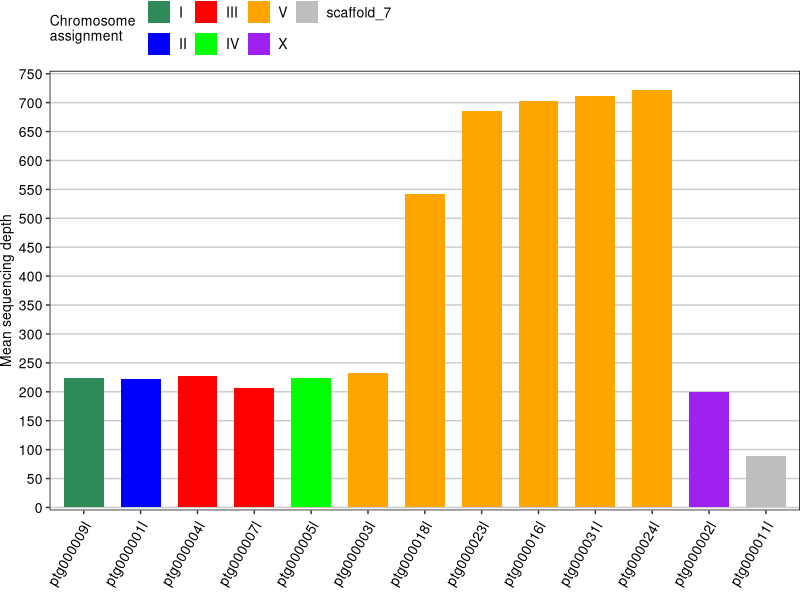
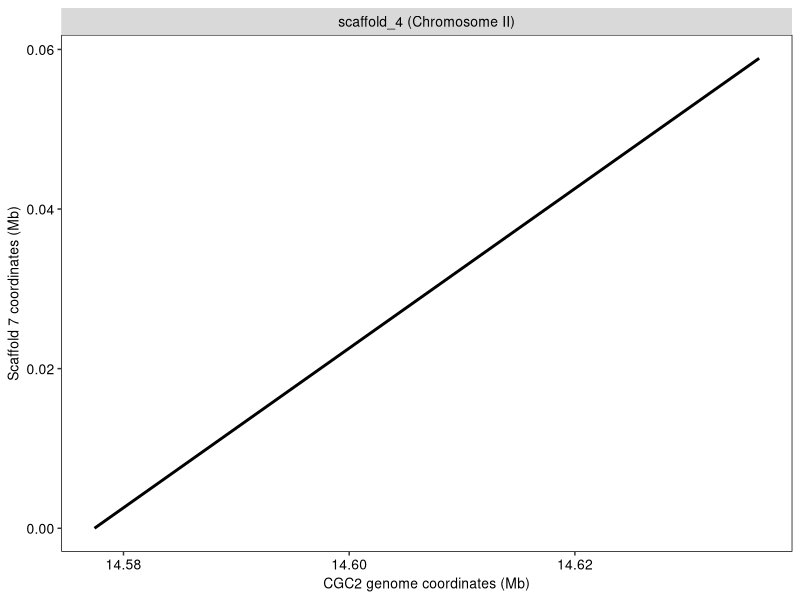
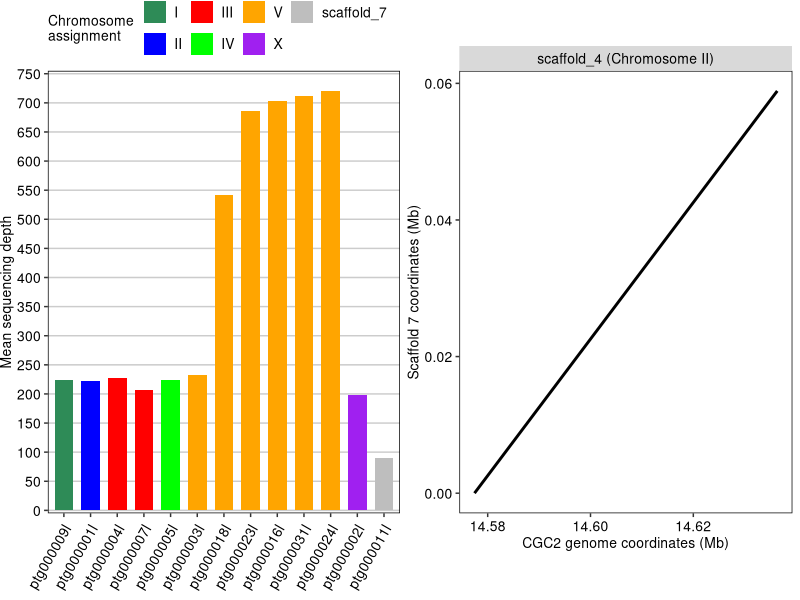
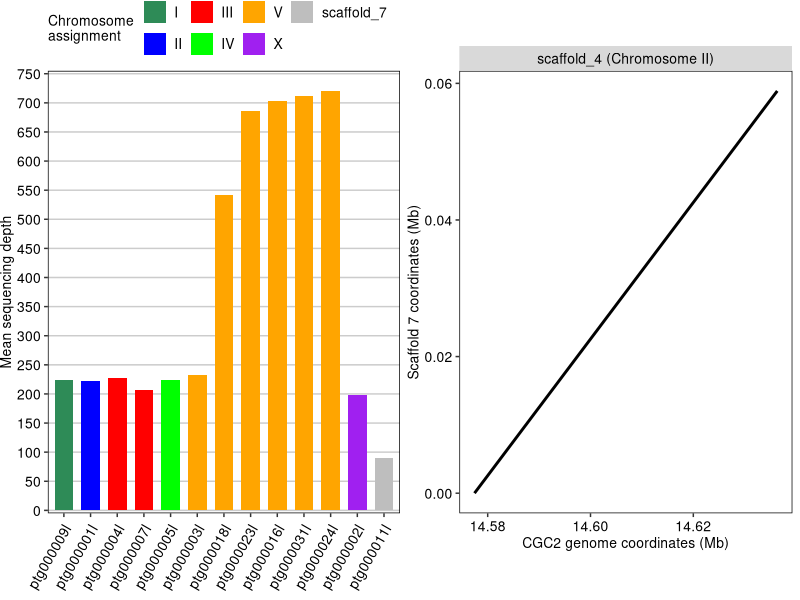

Recreate these plots in R, in order.
library(dplyr)
library(readr)
library(ggplot2)
library(cowplot)

# Hi-C contig coverage:
cov <- readr::read_tsv("../../processed_data/scaffolding/HiC_contig_coverage.tsv") %>%
  dplyr::select(contig, coverage, meandepth) 

# Loading in scaffolds and corresponding contigs
chrom_cont <- readr::read_tsv("../../processed_data/scaffolding/scaffold_contig_IDs.tsv", col_names = c("scaffold","contig")) %>%
  dplyr::mutate(chrom = ifelse(scaffold == "scaffold_1","X", # assigning scaffolds to their chromosome ID
                               ifelse(scaffold == "scaffold_2","V",
                                      ifelse(scaffold == "scaffold_3","IV",
                                             ifelse(scaffold == "scaffold_4","II",
                                                    ifelse(scaffold == "scaffold_5","I",
                                                           ifelse(scaffold == "scaffold_6","III","scaffold_7"))))))) %>%
  dplyr::left_join(cov, by = "contig") %>% # adding Hi-C coverage per contig information to data frame
  dplyr::mutate(contig = factor(contig, levels = c("ptg000009l","ptg000001l","ptg000004l","ptg000007l",
                                                   "ptg000005l", "ptg000003l","ptg000018l", "ptg000023l", "ptg000016l", "ptg000031l",
                                                   "ptg000024l", "ptg000002l", "ptg000011l"))) %>%
  mutate(chrom = factor(chrom, levels = c("I","II","III","IV","V","X","scaffold_7"))) 

# Plotting Hi-C coverage per 
hic_coverage <- ggplot(chrom_cont, aes(x = contig, y = meandepth, fill = chrom)) +
  geom_col(position = position_dodge(width = 0.8), width = 0.7) +
  scale_y_continuous(
    breaks = seq(0, 800, 50),
    minor_breaks = seq(0, 800, 25),
    expand = c(0, 5)) +
  coord_cartesian(ylim = c(0,750)) +
  scale_fill_manual(values = c("I" = "seagreen", "II" = "blue", "III" = "red", "IV" = "green", "V" = "orange","X" = "purple", "scaffold_7" = "gray")) +
  theme(
    axis.title = element_text(size = 10, color = 'black'),
    axis.title.x = element_blank(),
    axis.text.x = element_text(size = 10, color = 'black', angle = 60, hjust = 1.05),
    panel.background = element_blank(),
    panel.grid.major= element_line(color = 'gray80'),
    legend.text = element_text(size = 10, color = 'black'),
    legend.title = element_text(size = 10, color = 'black'),
    legend.position = 'top',
    # legend.justification = "left", 
    legend.justification = c(0, 0.5),
    legend.margin = margin(0, 0, 0, 0),     
    legend.box.margin = margin(0, 0, 0, 0), 
    legend.box.just = "left",
    plot.margin = margin(b = 10),
    panel.grid.major.x = element_blank(),
    axis.text.y = element_text(size = 10, color = 'black'),
    panel.border = element_rect(fill = NA)) +
  labs(y = "Mean sequencing depth", fill = "Chromosome \nassignment") 
hic_coverage


# Scaffold 7 aligned to scaffolded CGC2 genome
scaff_7 <- readr::read_tsv("../../processed_data/genome_genome_alignments/scaffold7_CGC2.transformed.tsv", col_names = c("s7S","s7E","CGS","CGE","L1","L2","IDY","LENR","LENQ","scaffold_7","CGC2_scaffold")) %>%
  dplyr::mutate(CGC2_scaffold = ifelse(CGC2_scaffold == "scaffold_1","scaffold_1 (Chromosome X)", 
                                       ifelse(CGC2_scaffold == "scaffold_2","scaffold_2 (Chromosome V)",
                                              ifelse(CGC2_scaffold == "scaffold_3","scaffold_3 (Chromosome IV)",
                                                     ifelse(CGC2_scaffold == "scaffold_4","scaffold_4 (Chromosome II)",
                                                            ifelse(CGC2_scaffold == "scaffold_5","scaffold_5 (Chromosome I)",
                                                                   ifelse(CGC2_scaffold == "scaffold_6","scaffold_6 (Chromosome III)", CGC2_scaffold))))))) 

# Plotting the alingment(s) of scaffold 7 to CGC2 genome
sc_7_aln <- ggplot(scaff_7 %>% dplyr::filter(L1 > 30000)) + # removing short alignments of scaffold 7
  geom_segment(aes(x = CGS / 1e6, xend = CGE / 1e6, y = s7S / 1e6, yend = s7E / 1e6), color = "black", linewidth = 1) +
  facet_wrap(~CGC2_scaffold, scales = "free") +
  theme(
    panel.background = element_blank(),
    axis.title = element_text(size = 10, color = 'black'),
    panel.grid = element_blank(),
    strip.text = element_text(size = 10, color = 'black'),
    axis.text = element_text(size = 10, color = 'black'),
    panel.border = element_rect(fill = NA)) +
  labs(y = "Scaffold 7 coordinates (Mb)", x = "CGC2 genome coordinates (Mb)")
sc_7_aln


# Create final plot:
final_plot <- cowplot::plot_grid(
  hic_coverage, sc_7_aln,
  nrow = 1,
  align = "h",
  axis = "tb"
)
final_plot


# Save the plot
ggsave("../../figures/supplementary/duplicate_haplotig.png", final_plot, width = 7, height = 5, dpi = 600)
